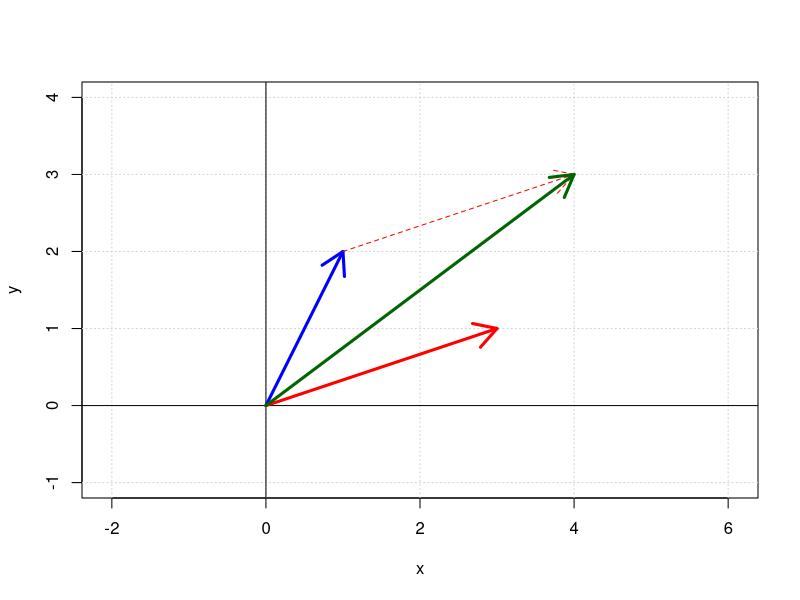

This chart was generated by the following R code: (Note: this script raises an error after producing the figure.)
## ---- chunk 1
# Un vector con tres números
c(5, 2, 7)

# Una matriz 2x2: fíjate cómo se acomodan los números (por columnas)
matrix(c(1, 2, 3, 4), nrow = 2)
## ---- chunk 2
u <- c(1, 2)
v <- c(3, 1)
u
v
## ---- chunk 3
w <- c(4, 0, 2)
length(w)    # cuántas coordenadas tiene
## ---- chunk 4
u + v
u - v
## ---- chunk 5
plot(0, 0, type = "n", xlim = c(-1, 5), ylim = c(-1, 4), xlab = "x", ylab = "y", asp = 1)
grid()
abline(h = 0, v = 0)

arrows(0, 0, u[1], u[2], col = "blue", lwd = 3)                    # u
arrows(0, 0, v[1], v[2], col = "red", lwd = 3)                     # v
arrows(u[1], u[2], u[1] + v[1], u[2] + v[2], col = "red", lty = 2) # v pegado a u
arrows(0, 0, (u + v)[1], (u + v)[2], col = "darkgreen", lwd = 3)   # u + v
## ---- chunk 6
2 * u
0.5 * u
-1 * u
## ---- chunk 7
v1 <- c(2, 1)
v2 <- c(1, 2)

# 3 veces v1 más 2 veces v2
3 * v1 + 2 * v2
## ---- chunk 8
e1 <- c(1, 0)
e2 <- c(0, 1)

5 * e1 + 4 * e2     # es el vector (5, 4)
## ---- chunk 9
c(1, 2) * 2     # (2, 4) es solo el doble de (1, 2)
## ---- chunk 10
A <- matrix(c(2, 1,
              1, 3), nrow = 2)
A
## ---- chunk 11
A[1, 2]     # fila 1, columna 2
A[, 1]      # primera columna
A[2, ]      # segunda fila
dim(A)      # dimensiones
## ---- chunk 12
B <- matrix(c(1, 0,
              4, 2), nrow = 2)

A + B
A - B
3 * A
## ---- chunk 13
t(A)

M <- matrix(c(1, 2, 3, 4, 5, 6), nrow = 2)
M
t(M)
## ---- chunk 14
A %*% B
B %*% A
## ---- chunk 15
A * B
## ---- chunk 16
x <- c(3, 2)
A %*% x
## ---- chunk 17
3 * A[, 1] + 2 * A[, 2]
## ---- chunk 18
I <- diag(2)
I

A %*% I
## ---- chunk 19
A <- matrix(c(2, 1,
              1, 3), nrow = 2)

det(A)
2 * 3 - 1 * 1     # a mano: ad - bc
## ---- chunk 20
S <- matrix(c(1, 2,
              2, 4), nrow = 2)
det(S)
## ---- chunk 21
det(diag(2))                           # identidad: el área no cambia
det(matrix(c(2, 0, 0, 3), nrow = 2))   # estira x2 y x3: el área se multiplica por 6
det(matrix(c(0, 1, 1, 0), nrow = 2))   # intercambia ejes: el signo cambia
## ---- chunk 22
A <- matrix(c(2, 1,
              1, 3), nrow = 2)

A_inv <- solve(A)
A_inv
## ---- chunk 23
A %*% A_inv
## ---- chunk 24
S <- matrix(c(1, 2, 2, 4), nrow = 2)
solve(S)
## ---- chunk 25
u <- c(2, 1)
v <- c(3, 4)

sum(u * v)           # 2*3 + 1*4
t(u) %*% v           # lo mismo, en forma de matriz
## ---- chunk 26
sqrt(sum(v * v))     # largo de v = (3, 4)
sqrt(sum(u * u))     # largo de u
## ---- chunk 27
sqrt(sum((u - v)^2))
## ---- chunk 28
coseno <- sum(u * v) / (sqrt(sum(u * u)) * sqrt(sum(v * v)))
coseno

acos(coseno) * 180 / pi    # el ángulo en grados
## ---- chunk 29
p <- c(2, 1)
q <- c(-1, 2)

sum(p * q)
## ---- chunk 30
sum(p * c(3, 4))
## ---- chunk 31
plot(0, 0, type = "n", xlim = c(-3, 3), ylim = c(-2, 3), xlab = "x", ylab = "y", asp = 1)
grid()
abline(h = 0, v = 0)
arrows(0, 0, p[1], p[2], col = "blue", lwd = 3)
arrows(0, 0, q[1], q[2], col = "red", lwd = 3)
## ---- chunk 32
u <- c(2, 0)
v <- c(3, 4)

c_ <- sum(u * v) / sum(u * u)     # el número por el que se multiplica u
c_

proyeccion <- c_ * u
proyeccion
## ---- chunk 33
residuo <- v - proyeccion
residuo

sum(u * residuo)       # cero: son ortogonales
## ---- chunk 34
plot(0, 0, type = "n", xlim = c(-1, 5), ylim = c(-1, 5), xlab = "x", ylab = "y", asp = 1)
grid()
abline(h = 0, v = 0)
arrows(0, 0, u[1], u[2], col = "blue", lwd = 3)
arrows(0, 0, v[1], v[2], col = "red", lwd = 3)
arrows(0, 0, proyeccion[1], proyeccion[2], col = "darkgreen", lwd = 3)
arrows(proyeccion[1], proyeccion[2], v[1], v[2], col = "purple", lwd = 2)
## ---- chunk 35
A <- matrix(c(2, 1,
              1, 2), nrow = 2)

resultado <- eigen(A)
resultado
## ---- chunk 36
valores <- resultado$values
vectores <- resultado$vectors

valores        # los valores propios (de mayor a menor)
vectores       # cada columna es un vector propio
## ---- chunk 37
v1 <- vectores[, 1]

A %*% v1               # lado izquierdo: A por v
valores[1] * v1        # lado derecho: lambda por v
## ---- chunk 38
sum(valores)       # suma de valores propios = traza
sum(diag(A))

prod(valores)      # producto = determinante
det(A)
## ---- chunk 39
A == t(A)

sum(vectores[, 1] * vectores[, 2])
